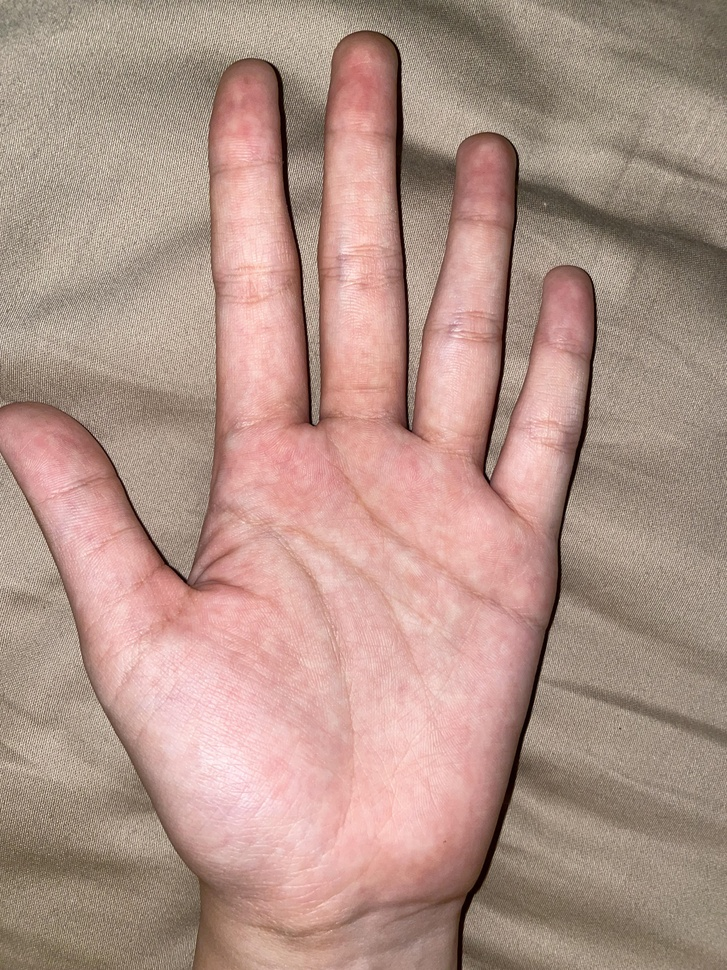
#> input picture FindPalmLines_EliLopez/a.jpg, 727 x 970 px, shrunk from 3024 x 4032 before the run, given in place of the camera
$ python video.py
#> lines starting #> are read from the running program, lines starting #| are printed output that depends on the picture
#> further down, video_frame is the input picture: shape (970, 727, 3); mean B, G, R 135.8, 146.9, 176.9
import cv2

video=cv2.VideoCapture(0)

def finding_edges(vid):
    gray = cv2.cvtColor(vid,cv2.COLOR_BGR2GRAY)
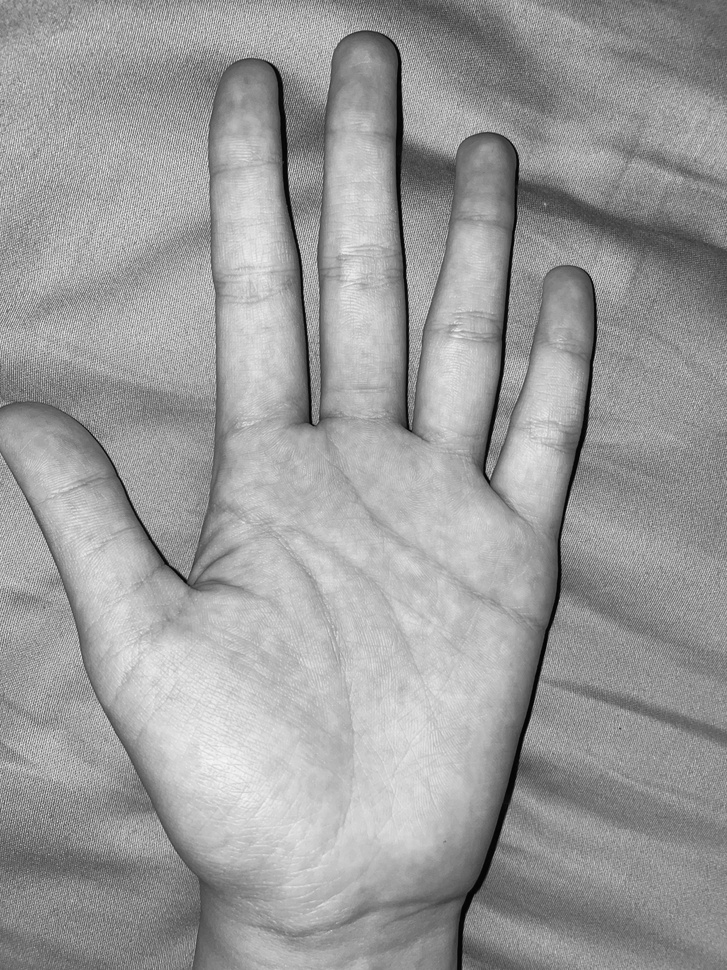
#> gray: shape (970, 727); min 2, max 247, mean 154.6
    edges = cv2.Canny(gray,40,60,apertureSize = 3)
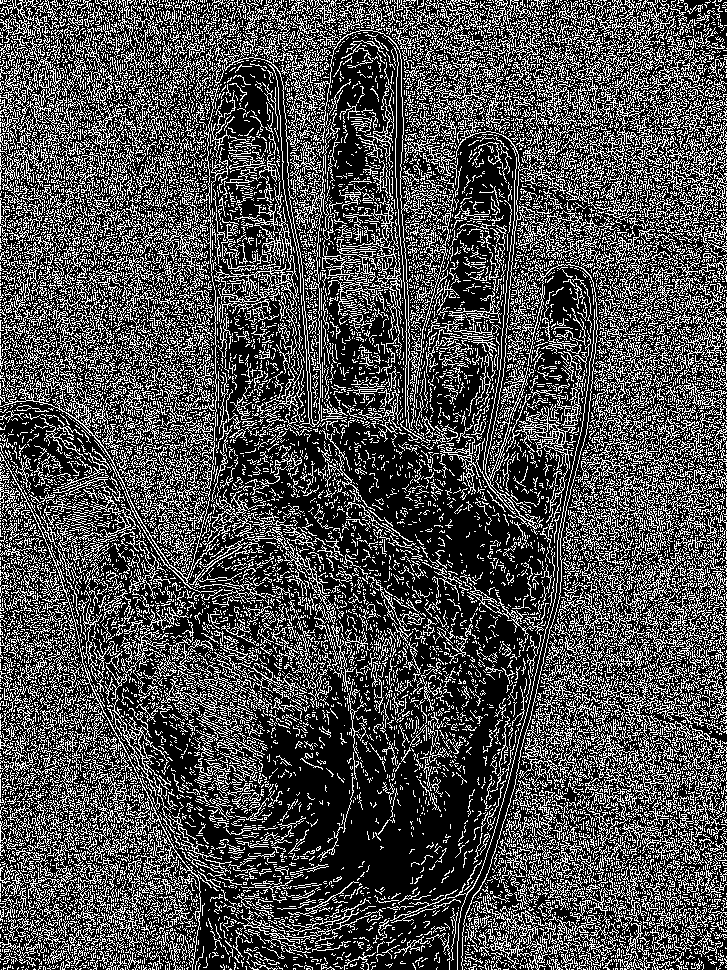
#> edges: shape (970, 727); 30% white in thin lines or dots
    edges = cv2.cvtColor(edges,cv2.COLOR_GRAY2BGR)
#> edges: shape (970, 727, 3); 30% white in thin lines or dots
    edges = cv2.bitwise_not(edges)
#> edges: shape (970, 727, 3); 70% white; black in thin lines or dots

    img = cv2.addWeighted(vid, 1, edges, 0.2, 0)
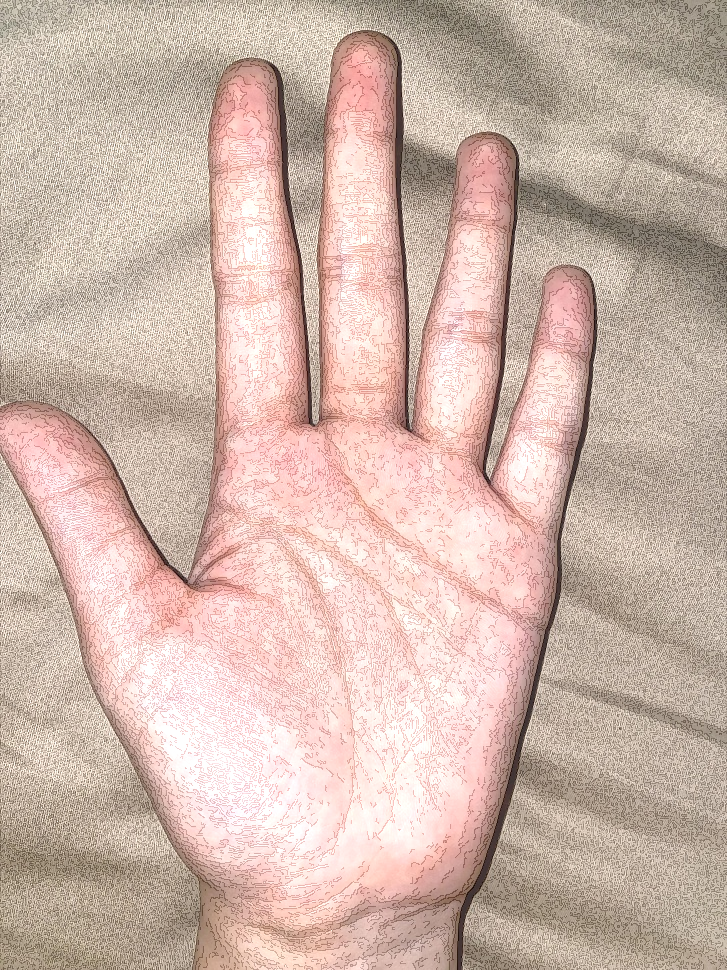
#> img: shape (970, 727, 3); mean B, G, R 171.4, 182.5, 206.4
    return edges

while True:

    result, video_frame = video.read()
    if result is False:
        break

    edges =finding_edges(video_frame)

    cv2.imshow("My Face Detection Project", edges)

    if cv2.waitKey(1) & 0xFF == ord("q"):
#> (key q is pressed here)
        break

video.release()
cv2.destroyAllWindows()
